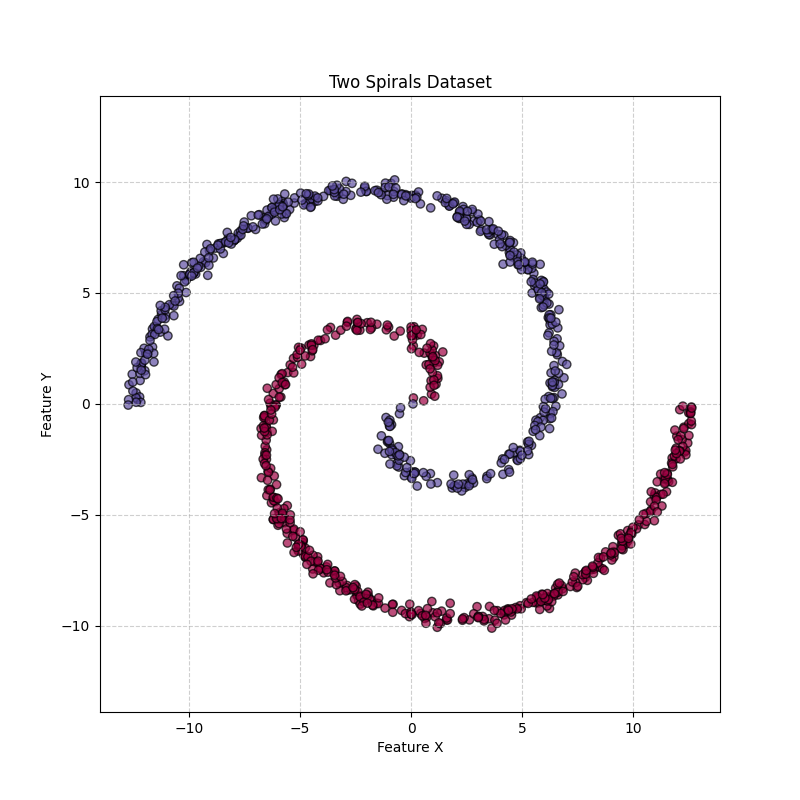

Write Python code to recreate this figure.
import numpy as np
import pandas as pd
import matplotlib.pyplot as plt

def generate_two_spirals(n_samples=1000, noise=0.2):
    n = n_samples // 2
    
    theta = np.sqrt(np.random.rand(n)) * 2 * np.pi
    
    r_a = 2 * theta
    x_a = r_a * np.cos(theta)
    y_a = r_a * np.sin(theta)
    
    r_b = -2 * theta
    x_b = r_b * np.cos(theta)
    y_b = r_b * np.sin(theta)
    
    X = np.vstack([
        np.column_stack([x_a, y_a]),
        np.column_stack([x_b, y_b])
    ])
    
    X += np.random.normal(0, noise, X.shape)
    
    y = np.hstack([np.zeros(n), np.ones(n)])
    
    df = pd.DataFrame(X, columns=['x', 'y'])
    df['label'] = y.astype(int)
    
    return df


# Dataset generieren
df = generate_two_spirals()

# CSV speichern
df.to_csv("two_spirals.csv", index=False)
print("Saved two_spirals.csv")

# PNG erzeugen
plt.figure(figsize=(8, 8))
plt.scatter(
    df['x'],
    df['y'],
    c=df['label'],
    cmap='Spectral',
    edgecolors='k',
    alpha=0.7
)

plt.title("Two Spirals Dataset")
plt.xlabel("Feature X")
plt.ylabel("Feature Y")
plt.axis('equal')
plt.grid(True, linestyle='--', alpha=0.6)

plt.savefig("two_spirals.png")
print("Saved two_spirals.png")
